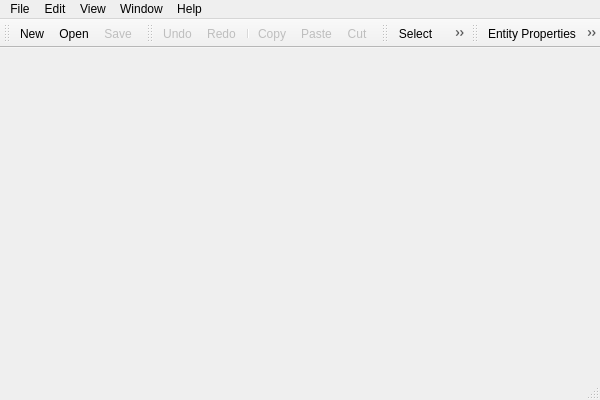
<?xml version="1.0" encoding="UTF-8"?>
<ui version="4.0">
 <class>MainWindow</class>
 <widget class="QMainWindow" name="MainWindow">
  <property name="geometry">
   <rect>
    <x>0</x>
    <y>0</y>
    <width>600</width>
    <height>400</height>
   </rect>
  </property>
  <property name="windowTitle">
   <string>breezEd</string>
  </property>
  <property name="dockOptions">
   <set>QMainWindow::AllowNestedDocks|QMainWindow::AllowTabbedDocks|QMainWindow::AnimatedDocks</set>
  </property>
  <widget class="QWidget" name="centralWidget">
   <layout class="QGridLayout" name="gridLayout">
    <property name="margin">
     <number>0</number>
    </property>
    <item row="0" column="0">
     <widget class="QMdiArea" name="mdiArea">
      <property name="background">
       <brush brushstyle="NoBrush">
        <color alpha="255">
         <red>227</red>
         <green>233</green>
         <blue>239</blue>
        </color>
       </brush>
      </property>
      <property name="viewMode">
       <enum>QMdiArea::TabbedView</enum>
      </property>
      <property name="documentMode">
       <bool>true</bool>
      </property>
      <property name="tabsClosable">
       <bool>true</bool>
      </property>
      <property name="tabsMovable">
       <bool>true</bool>
      </property>
      <property name="tabShape">
       <enum>QTabWidget::Rounded</enum>
      </property>
      <property name="tabPosition">
       <enum>QTabWidget::North</enum>
      </property>
     </widget>
    </item>
   </layout>
  </widget>
  <widget class="QMenuBar" name="menuBar">
   <property name="geometry">
    <rect>
     <x>0</x>
     <y>0</y>
     <width>600</width>
     <height>21</height>
    </rect>
   </property>
   <widget class="QMenu" name="menuFile">
    <property name="title">
     <string>File</string>
    </property>
    <addaction name="actionNew"/>
    <addaction name="separator"/>
    <addaction name="actionOpen"/>
    <addaction name="actionOpen_As"/>
    <addaction name="separator"/>
    <addaction name="actionSave"/>
    <addaction name="actionSave_As"/>
    <addaction name="separator"/>
    <addaction name="actionQuit"/>
   </widget>
   <widget class="QMenu" name="menuEdit">
    <property name="title">
     <string>Edit</string>
    </property>
    <addaction name="actionUndo"/>
    <addaction name="actionRedo"/>
    <addaction name="separator"/>
    <addaction name="actionCopy"/>
    <addaction name="actionPaste"/>
    <addaction name="actionCut"/>
    <addaction name="separator"/>
    <addaction name="actionDeselect"/>
    <addaction name="separator"/>
    <addaction name="actionSelectFrom"/>
   </widget>
   <widget class="QMenu" name="menuWindows">
    <property name="title">
     <string>View</string>
    </property>
    <widget class="QMenu" name="menuLayout">
     <property name="title">
      <string>Layout</string>
     </property>
     <addaction name="actionSave_Layout"/>
     <addaction name="actionRestore_Layout"/>
     <addaction name="separator"/>
     <addaction name="actionSave_Layout_As"/>
     <addaction name="actionLoad_Layout_From"/>
     <addaction name="separator"/>
     <addaction name="actionRestore_Default_Layout"/>
    </widget>
    <widget class="QMenu" name="menuAssets">
     <property name="title">
      <string>Assets</string>
     </property>
     <addaction name="actionAsset_Browser"/>
     <addaction name="actionEntity_Builder"/>
    </widget>
    <widget class="QMenu" name="menuScene">
     <property name="title">
      <string>Scene</string>
     </property>
     <addaction name="actionAdd_Scene_View"/>
     <addaction name="actionEntity_Selection"/>
     <addaction name="actionWorld_Tree"/>
    </widget>
    <widget class="QMenu" name="menuOther">
     <property name="title">
      <string>Other</string>
     </property>
     <addaction name="actionUndo_History"/>
     <addaction name="actionConsole"/>
    </widget>
    <widget class="QMenu" name="menuProperties">
     <property name="title">
      <string>Properties</string>
     </property>
     <addaction name="actionEntity_Properties"/>
     <addaction name="actionMaterial_Properties"/>
    </widget>
    <addaction name="menuLayout"/>
    <addaction name="separator"/>
    <addaction name="menuScene"/>
    <addaction name="menuAssets"/>
    <addaction name="menuProperties"/>
    <addaction name="menuOther"/>
   </widget>
   <widget class="QMenu" name="menuWindow">
    <property name="title">
     <string>Window</string>
    </property>
    <widget class="QMenu" name="menuArrange">
     <property name="title">
      <string>Arrange</string>
     </property>
     <addaction name="actionTile_Windows"/>
     <addaction name="actionCascade_Windows"/>
    </widget>
    <addaction name="menuArrange"/>
    <addaction name="separator"/>
    <addaction name="actionNext_Window"/>
    <addaction name="actionPrevious_Window"/>
    <addaction name="actionAll_Windows"/>
    <addaction name="separator"/>
    <addaction name="actionClose_Window"/>
    <addaction name="actionClose_All_Windows"/>
   </widget>
   <widget class="QMenu" name="menuHelp">
    <property name="title">
     <string>Help</string>
    </property>
    <addaction name="actionAbout"/>
   </widget>
   <addaction name="menuFile"/>
   <addaction name="menuEdit"/>
   <addaction name="menuWindows"/>
   <addaction name="menuWindow"/>
   <addaction name="menuHelp"/>
  </widget>
  <widget class="QToolBar" name="fileToolBar">
   <property name="windowTitle">
    <string>File Bar</string>
   </property>
   <property name="iconSize">
    <size>
     <width>16</width>
     <height>16</height>
    </size>
   </property>
   <attribute name="toolBarArea">
    <enum>TopToolBarArea</enum>
   </attribute>
   <attribute name="toolBarBreak">
    <bool>false</bool>
   </attribute>
   <addaction name="actionNew"/>
   <addaction name="actionOpen"/>
   <addaction name="actionSave"/>
  </widget>
  <widget class="QStatusBar" name="statusBar"/>
  <widget class="QToolBar" name="editToolBar">
   <property name="windowTitle">
    <string>Edit Bar</string>
   </property>
   <property name="iconSize">
    <size>
     <width>16</width>
     <height>16</height>
    </size>
   </property>
   <attribute name="toolBarArea">
    <enum>TopToolBarArea</enum>
   </attribute>
   <attribute name="toolBarBreak">
    <bool>false</bool>
   </attribute>
   <addaction name="actionUndo"/>
   <addaction name="actionRedo"/>
   <addaction name="separator"/>
   <addaction name="actionCopy"/>
   <addaction name="actionPaste"/>
   <addaction name="actionCut"/>
  </widget>
  <widget class="QToolBar" name="transformToolBar">
   <property name="windowTitle">
    <string>Transform Bar</string>
   </property>
   <property name="iconSize">
    <size>
     <width>16</width>
     <height>16</height>
    </size>
   </property>
   <attribute name="toolBarArea">
    <enum>TopToolBarArea</enum>
   </attribute>
   <attribute name="toolBarBreak">
    <bool>false</bool>
   </attribute>
   <addaction name="actionSelect"/>
   <addaction name="actionTranslate"/>
   <addaction name="actionRotate"/>
   <addaction name="actionScale"/>
   <addaction name="separator"/>
   <addaction name="actionWorld_Transform"/>
   <addaction name="actionObject_Transform"/>
  </widget>
  <widget class="QToolBar" name="assetToolBar">
   <property name="windowTitle">
    <string>Entity Bar</string>
   </property>
   <property name="iconSize">
    <size>
     <width>16</width>
     <height>16</height>
    </size>
   </property>
   <attribute name="toolBarArea">
    <enum>TopToolBarArea</enum>
   </attribute>
   <attribute name="toolBarBreak">
    <bool>false</bool>
   </attribute>
   <addaction name="actionEntity_Properties"/>
   <addaction name="actionWorld_Tree"/>
   <addaction name="actionEntity_Selection"/>
   <addaction name="actionAsset_Browser"/>
   <addaction name="actionEntity_Builder"/>
  </widget>
  <action name="actionNew">
   <property name="icon">
    <iconset resource="../resource/breezEd.qrc">
     <normaloff>:/breezEd/icons/file/new</normaloff>:/breezEd/icons/file/new</iconset>
   </property>
   <property name="text">
    <string>New</string>
   </property>
   <property name="shortcut">
    <string>Ctrl+N</string>
   </property>
  </action>
  <action name="actionOpen">
   <property name="icon">
    <iconset resource="../resource/breezEd.qrc">
     <normaloff>:/breezEd/icons/file/open</normaloff>:/breezEd/icons/file/open</iconset>
   </property>
   <property name="text">
    <string>Open</string>
   </property>
   <property name="shortcut">
    <string>Ctrl+O</string>
   </property>
  </action>
  <action name="actionSave">
   <property name="enabled">
    <bool>false</bool>
   </property>
   <property name="icon">
    <iconset resource="../resource/breezEd.qrc">
     <normaloff>:/breezEd/icons/file/save</normaloff>:/breezEd/icons/file/save</iconset>
   </property>
   <property name="text">
    <string>Save</string>
   </property>
   <property name="shortcut">
    <string>Ctrl+S</string>
   </property>
  </action>
  <action name="actionSave_As">
   <property name="enabled">
    <bool>false</bool>
   </property>
   <property name="text">
    <string>Save As</string>
   </property>
  </action>
  <action name="actionQuit">
   <property name="text">
    <string>Quit</string>
   </property>
  </action>
  <action name="actionAbout">
   <property name="text">
    <string>About</string>
   </property>
  </action>
  <action name="actionSelectFrom">
   <property name="enabled">
    <bool>false</bool>
   </property>
   <property name="text">
    <string>Select...</string>
   </property>
   <property name="shortcut">
    <string>F2</string>
   </property>
  </action>
  <action name="actionDeselect">
   <property name="enabled">
    <bool>false</bool>
   </property>
   <property name="text">
    <string>Deselect</string>
   </property>
   <property name="shortcut">
    <string>Ctrl+D</string>
   </property>
  </action>
  <action name="actionCopy">
   <property name="enabled">
    <bool>false</bool>
   </property>
   <property name="icon">
    <iconset resource="../resource/breezEd.qrc">
     <normaloff>:/breezEd/icons/edit/copy</normaloff>:/breezEd/icons/edit/copy</iconset>
   </property>
   <property name="text">
    <string>Copy</string>
   </property>
   <property name="shortcut">
    <string>Ctrl+C</string>
   </property>
  </action>
  <action name="actionPaste">
   <property name="enabled">
    <bool>false</bool>
   </property>
   <property name="icon">
    <iconset resource="../resource/breezEd.qrc">
     <normaloff>:/breezEd/icons/edit/paste</normaloff>:/breezEd/icons/edit/paste</iconset>
   </property>
   <property name="text">
    <string>Paste</string>
   </property>
   <property name="shortcut">
    <string>Ctrl+V</string>
   </property>
  </action>
  <action name="actionCut">
   <property name="enabled">
    <bool>false</bool>
   </property>
   <property name="icon">
    <iconset resource="../resource/breezEd.qrc">
     <normaloff>:/breezEd/icons/edit/cut</normaloff>:/breezEd/icons/edit/cut</iconset>
   </property>
   <property name="text">
    <string>Cut</string>
   </property>
   <property name="shortcut">
    <string>Ctrl+X</string>
   </property>
  </action>
  <action name="actionUndo">
   <property name="enabled">
    <bool>false</bool>
   </property>
   <property name="icon">
    <iconset resource="../resource/breezEd.qrc">
     <normaloff>:/breezEd/icons/edit/undo</normaloff>:/breezEd/icons/edit/undo</iconset>
   </property>
   <property name="text">
    <string>Undo</string>
   </property>
   <property name="shortcut">
    <string>Ctrl+Z</string>
   </property>
  </action>
  <action name="actionRedo">
   <property name="enabled">
    <bool>false</bool>
   </property>
   <property name="icon">
    <iconset resource="../resource/breezEd.qrc">
     <normaloff>:/breezEd/icons/edit/redo</normaloff>:/breezEd/icons/edit/redo</iconset>
   </property>
   <property name="text">
    <string>Redo</string>
   </property>
   <property name="shortcut">
    <string>Ctrl+Y</string>
   </property>
  </action>
  <action name="actionRestore_Default_Layout">
   <property name="enabled">
    <bool>false</bool>
   </property>
   <property name="text">
    <string>Restore Default Layout</string>
   </property>
  </action>
  <action name="actionRestore_Layout">
   <property name="text">
    <string>Restore Layout</string>
   </property>
  </action>
  <action name="actionSave_Layout">
   <property name="text">
    <string>Save Layout</string>
   </property>
  </action>
  <action name="actionSave_Layout_As">
   <property name="enabled">
    <bool>false</bool>
   </property>
   <property name="text">
    <string>Save Layout As</string>
   </property>
  </action>
  <action name="actionLoad_Layout_From">
   <property name="enabled">
    <bool>false</bool>
   </property>
   <property name="text">
    <string>Load Layout From</string>
   </property>
  </action>
  <action name="actionTile_Windows">
   <property name="icon">
    <iconset resource="../resource/breezEd.qrc">
     <normaloff>:/breezEd/icons/window/tile</normaloff>:/breezEd/icons/window/tile</iconset>
   </property>
   <property name="text">
    <string>Tile Windows</string>
   </property>
   <property name="shortcut">
    <string>F11</string>
   </property>
  </action>
  <action name="actionCascade_Windows">
   <property name="icon">
    <iconset resource="../resource/breezEd.qrc">
     <normaloff>:/breezEd/icons/window/cascade</normaloff>:/breezEd/icons/window/cascade</iconset>
   </property>
   <property name="text">
    <string>Cascade Windows</string>
   </property>
  </action>
  <action name="actionClose_Window">
   <property name="text">
    <string>Close Window</string>
   </property>
  </action>
  <action name="actionClose_All_Windows">
   <property name="text">
    <string>Close All Windows</string>
   </property>
  </action>
  <action name="actionNext_Window">
   <property name="text">
    <string>Next Window</string>
   </property>
   <property name="shortcut">
    <string>F10</string>
   </property>
  </action>
  <action name="actionPrevious_Window">
   <property name="text">
    <string>Previous Window</string>
   </property>
   <property name="shortcut">
    <string>F9</string>
   </property>
  </action>
  <action name="actionAll_Windows">
   <property name="icon">
    <iconset resource="../resource/breezEd.qrc">
     <normaloff>:/breezEd/icons/window/windows</normaloff>:/breezEd/icons/window/windows</iconset>
   </property>
   <property name="text">
    <string>All Windows...</string>
   </property>
  </action>
  <action name="actionWorld_Transform">
   <property name="checkable">
    <bool>true</bool>
   </property>
   <property name="icon">
    <iconset resource="../resource/breezEd.qrc">
     <normaloff>:/breezEd/icons/transform/world</normaloff>:/breezEd/icons/transform/world</iconset>
   </property>
   <property name="text">
    <string>World Transform</string>
   </property>
   <property name="shortcut">
    <string>Ctrl+W</string>
   </property>
  </action>
  <action name="actionObject_Transform">
   <property name="checkable">
    <bool>true</bool>
   </property>
   <property name="checked">
    <bool>true</bool>
   </property>
   <property name="icon">
    <iconset resource="../resource/breezEd.qrc">
     <normaloff>:/breezEd/icons/transform/object</normaloff>:/breezEd/icons/transform/object</iconset>
   </property>
   <property name="text">
    <string>Object Transform</string>
   </property>
   <property name="shortcut">
    <string>Ctrl+W</string>
   </property>
  </action>
  <action name="actionTranslate">
   <property name="checkable">
    <bool>true</bool>
   </property>
   <property name="icon">
    <iconset resource="../resource/breezEd.qrc">
     <normaloff>:/breezEd/icons/transform/move</normaloff>:/breezEd/icons/transform/move</iconset>
   </property>
   <property name="text">
    <string>Translate</string>
   </property>
   <property name="shortcut">
    <string>Ctrl+T</string>
   </property>
  </action>
  <action name="actionRotate">
   <property name="checkable">
    <bool>true</bool>
   </property>
   <property name="icon">
    <iconset resource="../resource/breezEd.qrc">
     <normaloff>:/breezEd/icons/transform/rotate</normaloff>:/breezEd/icons/transform/rotate</iconset>
   </property>
   <property name="text">
    <string>Rotate</string>
   </property>
  </action>
  <action name="actionScale">
   <property name="checkable">
    <bool>true</bool>
   </property>
   <property name="icon">
    <iconset resource="../resource/breezEd.qrc">
     <normaloff>:/breezEd/icons/transform/scale</normaloff>:/breezEd/icons/transform/scale</iconset>
   </property>
   <property name="text">
    <string>Scale</string>
   </property>
  </action>
  <action name="actionSelect">
   <property name="checkable">
    <bool>true</bool>
   </property>
   <property name="icon">
    <iconset resource="../resource/breezEd.qrc">
     <normaloff>:/breezEd/icons/transform/select</normaloff>:/breezEd/icons/transform/select</iconset>
   </property>
   <property name="text">
    <string>Select</string>
   </property>
  </action>
  <action name="actionOpen_As">
   <property name="text">
    <string>Open As</string>
   </property>
  </action>
  <action name="actionEntity_Builder">
   <property name="icon">
    <iconset resource="../resource/breezEd.qrc">
     <normaloff>:/breezEd/icons/tools/entity</normaloff>:/breezEd/icons/tools/entity</iconset>
   </property>
   <property name="text">
    <string>Entity Builder</string>
   </property>
  </action>
  <action name="actionAsset_Browser">
   <property name="icon">
    <iconset resource="../resource/breezEd.qrc">
     <normaloff>:/breezEd/icons/tools/asset</normaloff>:/breezEd/icons/tools/asset</iconset>
   </property>
   <property name="text">
    <string>Asset Browser</string>
   </property>
  </action>
  <action name="actionUndo_History">
   <property name="text">
    <string>Undo History</string>
   </property>
  </action>
  <action name="actionConsole">
   <property name="text">
    <string>Console</string>
   </property>
  </action>
  <action name="actionAdd_Scene_View">
   <property name="text">
    <string>Add Scene View</string>
   </property>
  </action>
  <action name="actionEntity_Properties">
   <property name="icon">
    <iconset resource="../resource/breezEd.qrc">
     <normaloff>:/breezEd/icons/tools/properties</normaloff>:/breezEd/icons/tools/properties</iconset>
   </property>
   <property name="text">
    <string>Entity Properties</string>
   </property>
  </action>
  <action name="actionMaterial_Properties">
   <property name="text">
    <string>Material Properties</string>
   </property>
  </action>
  <action name="actionEntity_Selection">
   <property name="icon">
    <iconset resource="../resource/breezEd.qrc">
     <normaloff>:/breezEd/icons/tools/selection</normaloff>:/breezEd/icons/tools/selection</iconset>
   </property>
   <property name="text">
    <string>Entity Selection</string>
   </property>
  </action>
  <action name="actionWorld_Tree">
   <property name="icon">
    <iconset resource="../resource/breezEd.qrc">
     <normaloff>:/breezEd/icons/tools/world</normaloff>:/breezEd/icons/tools/world</iconset>
   </property>
   <property name="text">
    <string>World Tree</string>
   </property>
  </action>
 </widget>
 <layoutdefault spacing="6" margin="11"/>
 <resources>
  <include location="../resource/breezEd.qrc"/>
 </resources>
 <connections>
  <connection>
   <sender>actionQuit</sender>
   <signal>triggered()</signal>
   <receiver>MainWindow</receiver>
   <slot>close()</slot>
   <hints>
    <hint type="sourcelabel">
     <x>-1</x>
     <y>-1</y>
    </hint>
    <hint type="destinationlabel">
     <x>299</x>
     <y>199</y>
    </hint>
   </hints>
  </connection>
  <connection>
   <sender>actionRestore_Layout</sender>
   <signal>triggered()</signal>
   <receiver>MainWindow</receiver>
   <slot>restoreLayout()</slot>
   <hints>
    <hint type="sourcelabel">
     <x>-1</x>
     <y>-1</y>
    </hint>
    <hint type="destinationlabel">
     <x>299</x>
     <y>199</y>
    </hint>
   </hints>
  </connection>
  <connection>
   <sender>actionSave_Layout</sender>
   <signal>triggered()</signal>
   <receiver>MainWindow</receiver>
   <slot>saveLayout()</slot>
   <hints>
    <hint type="sourcelabel">
     <x>-1</x>
     <y>-1</y>
    </hint>
    <hint type="destinationlabel">
     <x>299</x>
     <y>199</y>
    </hint>
   </hints>
  </connection>
  <connection>
   <sender>actionCascade_Windows</sender>
   <signal>triggered()</signal>
   <receiver>mdiArea</receiver>
   <slot>cascadeSubWindows()</slot>
   <hints>
    <hint type="sourcelabel">
     <x>-1</x>
     <y>-1</y>
    </hint>
    <hint type="destinationlabel">
     <x>299</x>
     <y>213</y>
    </hint>
   </hints>
  </connection>
  <connection>
   <sender>actionTile_Windows</sender>
   <signal>triggered()</signal>
   <receiver>MainWindow</receiver>
   <slot>tileWindows()</slot>
   <hints>
    <hint type="sourcelabel">
     <x>-1</x>
     <y>-1</y>
    </hint>
    <hint type="destinationlabel">
     <x>299</x>
     <y>199</y>
    </hint>
   </hints>
  </connection>
  <connection>
   <sender>actionClose_Window</sender>
   <signal>triggered()</signal>
   <receiver>mdiArea</receiver>
   <slot>closeActiveSubWindow()</slot>
   <hints>
    <hint type="sourcelabel">
     <x>-1</x>
     <y>-1</y>
    </hint>
    <hint type="destinationlabel">
     <x>299</x>
     <y>213</y>
    </hint>
   </hints>
  </connection>
  <connection>
   <sender>actionClose_All_Windows</sender>
   <signal>triggered()</signal>
   <receiver>mdiArea</receiver>
   <slot>closeAllSubWindows()</slot>
   <hints>
    <hint type="sourcelabel">
     <x>-1</x>
     <y>-1</y>
    </hint>
    <hint type="destinationlabel">
     <x>299</x>
     <y>213</y>
    </hint>
   </hints>
  </connection>
  <connection>
   <sender>actionPrevious_Window</sender>
   <signal>triggered()</signal>
   <receiver>mdiArea</receiver>
   <slot>activatePreviousSubWindow()</slot>
   <hints>
    <hint type="sourcelabel">
     <x>-1</x>
     <y>-1</y>
    </hint>
    <hint type="destinationlabel">
     <x>299</x>
     <y>213</y>
    </hint>
   </hints>
  </connection>
  <connection>
   <sender>actionNext_Window</sender>
   <signal>triggered()</signal>
   <receiver>mdiArea</receiver>
   <slot>activateNextSubWindow()</slot>
   <hints>
    <hint type="sourcelabel">
     <x>-1</x>
     <y>-1</y>
    </hint>
    <hint type="destinationlabel">
     <x>299</x>
     <y>213</y>
    </hint>
   </hints>
  </connection>
  <connection>
   <sender>actionAll_Windows</sender>
   <signal>triggered()</signal>
   <receiver>MainWindow</receiver>
   <slot>showWindowsDialog()</slot>
   <hints>
    <hint type="sourcelabel">
     <x>-1</x>
     <y>-1</y>
    </hint>
    <hint type="destinationlabel">
     <x>299</x>
     <y>199</y>
    </hint>
   </hints>
  </connection>
 </connections>
 <slots>
  <slot>saveLayout()</slot>
  <slot>restoreLayout()</slot>
  <slot>showWindowsDialog()</slot>
  <slot>tileWindows()</slot>
  <slot>addView()</slot>
 </slots>
</ui>
